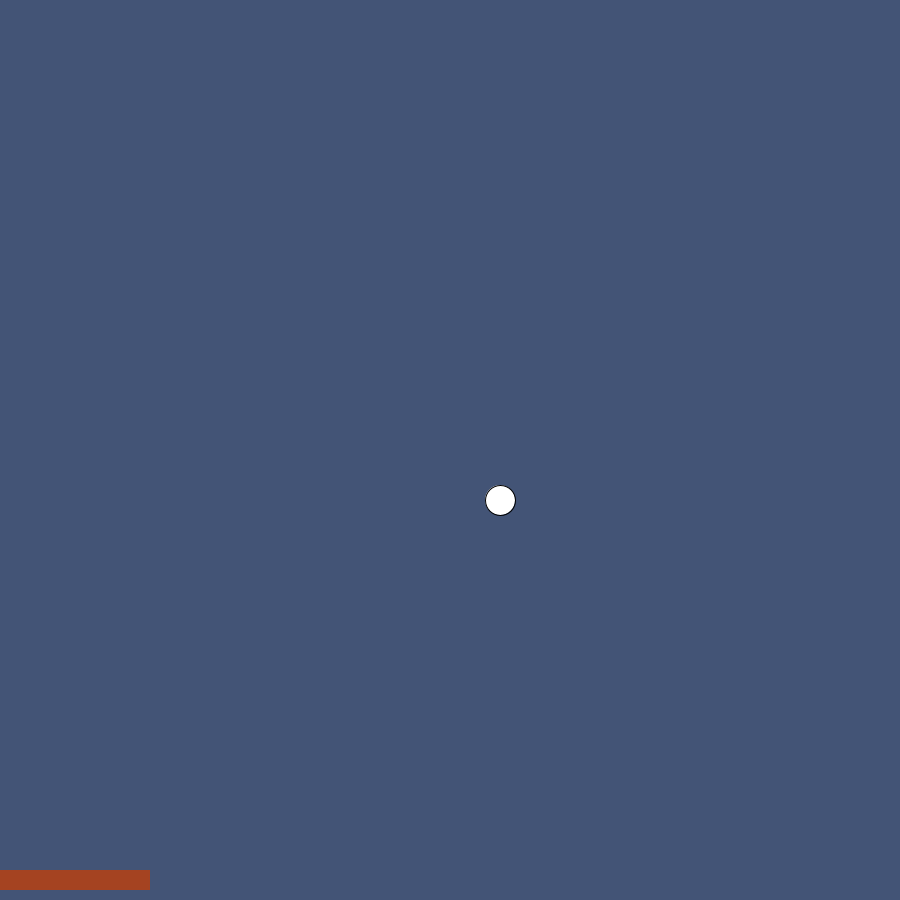
Frame 1 (no input)
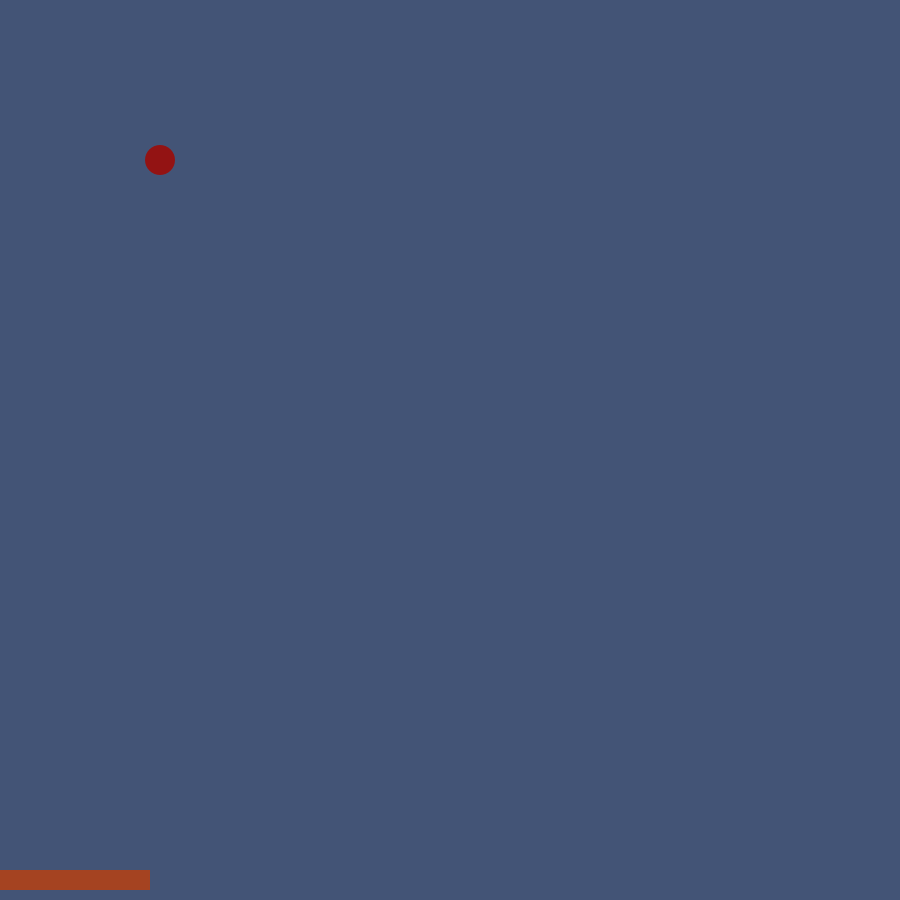
Frame 60 (the mouse pressed at the canvas centre just before this capture)
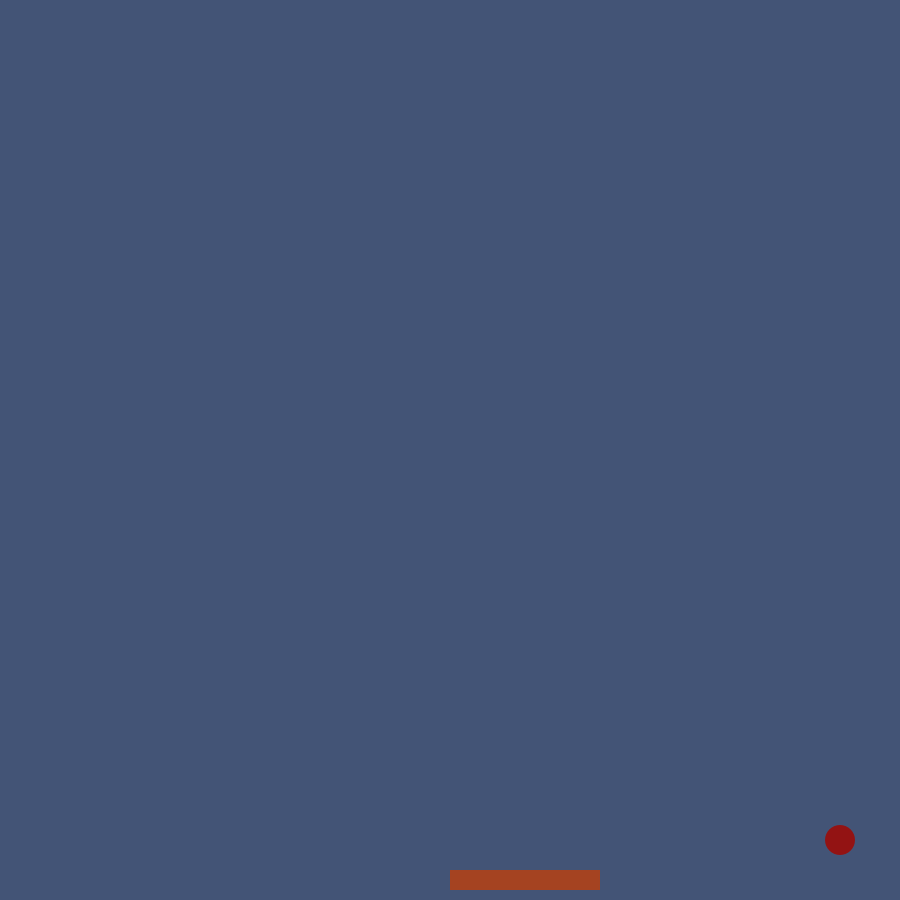
Frame 120 (the mouse held since frame 60 and released just before this capture)

The Processing sketch that drew these frames (run headless with seeded random() and noise(); from frame 60 on, the mouse is pressed at the canvas centre):

// Processing sketch: pong
// ── pong.pde
int x = 500;
int y = 500;
int xSpeed = 20;
int ySpeed = 20;
int width = 900;
int length = 900;

void setup(){
  size(900,900);
  
  
  
  
  
  
}


void draw(){
background(#435476);

ellipse(x, y, 30, 30);
fill(#A54321);
stroke(54321);
x+=xSpeed;
y+=ySpeed;

if(x > width || x < 0){
  xSpeed = -xSpeed;
}  
if(x > height){  
  ySpeed = -ySpeed;
}  
if(x < 0){
  ySpeed = -ySpeed;
}


rect(mouseX, 870, 150, 20); 
fill(#931313);  

if(intersects(x, y, mouseX, 870, 150)){
ySpeed = -ySpeed;
}  
if(intersects(x, y, mouseX, 870, 150)){
xSpeed = -xSpeed;
}  





}


boolean intersects(int ballX, int ballY, int paddleX, int paddleY, int paddleLength) {
    if (ballY > paddleY && ballX > paddleX && ballX < paddleX + paddleLength)
        return true;
    else
        return false;
} 

  
